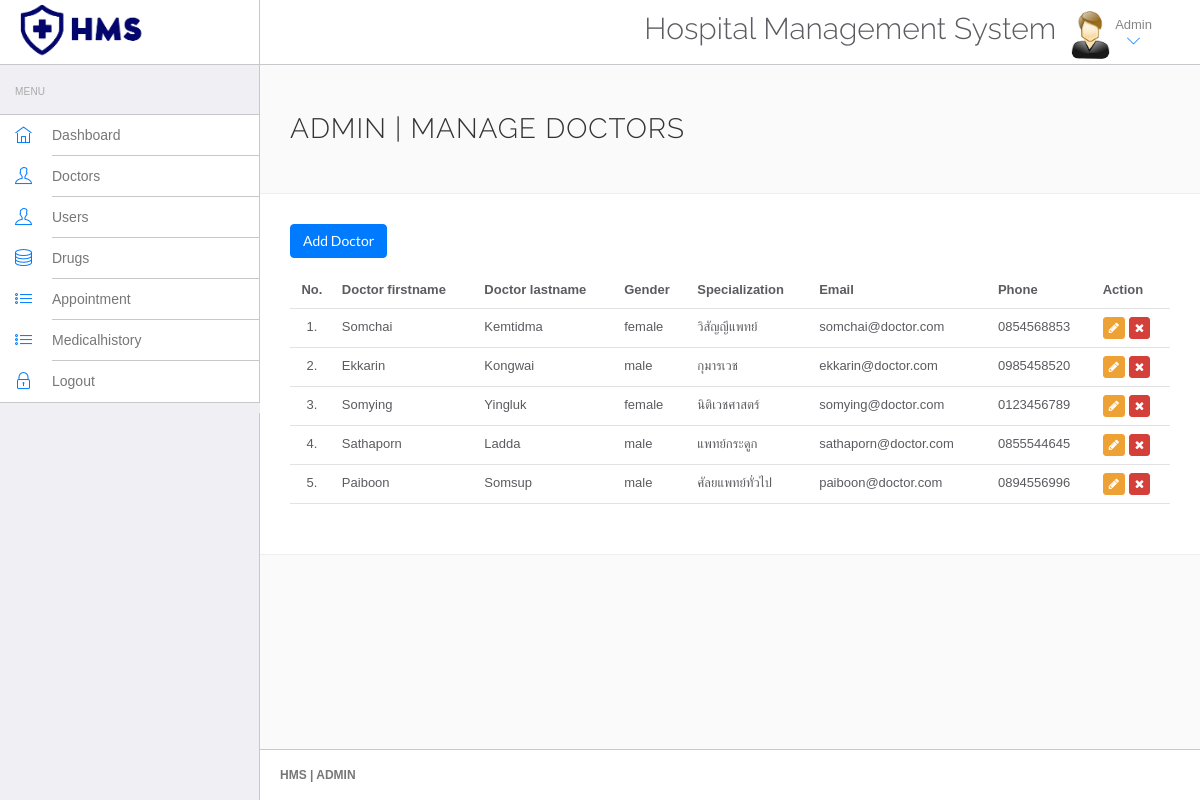
Page /admin/manage-doctor.php (signed in) on the committed database.
### tables this page shows
CREATE TABLE `doctors` (
  `id` int NOT NULL,
  `firstname` varchar(50) NOT NULL,
  `lastname` varchar(50) NOT NULL,
  `gender` varchar(20) NOT NULL,
  `specialization` varchar(100) NOT NULL,
  `phoneno` varchar(12) NOT NULL,
  `birthdate` date DEFAULT NULL,
  `address` varchar(255) NOT NULL,
  `email` varchar(100) NOT NULL,
  `password` varchar(255) NOT NULL
);

### admin/manage-doctor.php (the view, shortened to what this page needs)
<!DOCTYPE html>
<html lang="en">
<head>
    <link rel="stylesheet" href="vendor/bootstrap/css/bootstrap.min.css">
    <link rel="stylesheet" href="vendor/fontawesome/css/font-awesome.min.css">
    <link rel="stylesheet" href="vendor/themify-icons/themify-icons.min.css">
    <link href="vendor/animate.css/animate.min.css" rel="stylesheet" media="screen">
    <link href="vendor/perfect-scrollbar/perfect-scrollbar.min.css" rel="stylesheet" media="screen">
    <link href="vendor/switchery/switchery.min.css" rel="stylesheet" media="screen">
    <link href="vendor/bootstrap-touchspin/jquery.bootstrap-touchspin.min.css" rel="stylesheet" media="screen">
    <link href="vendor/select2/select2.min.css" rel="stylesheet" media="screen">
    <link href="vendor/bootstrap-datepicker/bootstrap-datepicker3.standalone.min.css" rel="stylesheet" media="screen">
    <link href="vendor/bootstrap-timepicker/bootstrap-timepicker.min.css" rel="stylesheet" media="screen">
    <link rel="stylesheet" href="assets/css/styles.css">
    <link rel="stylesheet" href="assets/css/plugins.css">
    <link rel="stylesheet" href="assets/css/themes/theme-1.css" id="skin_color" />
</head>
<body>
    <div id="app">
        <?php include('include/sidebar.php');?>
        <div class="app-content">
            <?php include('include/header.php');?>
            <div class="main-content">
                <div class="wrap-content container" id="container">
                    <section id="page-title">
                        <div class="row">
                            <div class="col-sm-8">
                                <h1 class="mainTitle">Admin | Manage Doctors</h1>
                            </div>
                        </div>
                    </section>
                    <div class="container-fluid container-fullw bg-white">
                        <div class="row">
                            <div class="col-md-12">
                                <h5 class="over-title margin-bottom-15"><a href="add-doctor.php" class="btn btn-primary">Add Doctor</a></h5>
                                <table class="table table-hover" id="sample-table-1">
                                    <thead>
                                        <tr>
                                            <th class="center">No.</th>
                                            <th class="hidden-xs">Doctor firstname</th>
                                            <th>Doctor lastname </th>
                                            <th>Gender</th>
                                            <th>Specialization</th>
                                            <th>Email</th>
                                            <th>Phone</th>
                                            <th>Action</th>
                                        </tr>
                                    </thead>
                                    <tbody>
                                        <?php
                                        include('../include/config.php');
											$sql=mysqli_query($conn,"SELECT * FROM doctors");
											$cnt=1;
											while($row=mysqli_fetch_array($sql))
											{
										?>
                                        <tr>
                                            <td class="center"><?php echo $cnt;?>.</td>
                                            <td><?php echo $row['firstname'];?></td>
                                            <td><?php echo $row['lastname'];?>
                                            <td><?php echo $row['gender'];?>
                                            <td><?php echo $row['specialization'];?>
                                            <td><?php echo $row['email'];?>
                                            <td><?php echo $row['phoneno'];?>
                                            </td>
                                            <td>
                                                <div class="visible-md visible-lg hidden-sm hidden-xs">
                                                    <a href="edit-doctor.php?id=<?php echo $row['id'];?>"
                                                        class="btn btn-warning btn-xs" tooltip-placement="top"
                                                        tooltip="Edit"><i class="fa fa-pencil"></i></a>
                                                    <a href="manage-doctor.php?id=<?php echo $row['id']?>&del=delete"
                                                        onClick="return confirm('Are you sure you want to delete?')"
                                                        class="btn btn-danger btn-xs tooltips"
                                                        tooltip-placement="top" tooltip="Remove"><i
                                                            class="fa fa-times fa fa-white"></i></a>
                                                </div>
                                            </td>
                                        </tr>
                                        <?php
                                            $cnt=$cnt+1;
										}?>
                                    </tbody>
                                </table>
                            </div>
                        </div>
                    </div>
                </div>
            </div>
        </div>
        <?php include('include/footer.php');?>
    </div>
</body>
</html>

### admin/assets/css/themes/theme-1.css (style rules this page uses)
body { background: #FAFAFA; }

### rows in the picture
doctors: firstname "Somchai", lastname "Kemtidma", gender "female", specialization "วิสัญญีแพทย์", email "somchai@doctor.com", phoneno "0854568853"
doctors: firstname "Ekkarin", lastname "Kongwai", gender "male", specialization "กุมารเวช", email "ekkarin@doctor.com", phoneno "0985458520"
doctors: firstname "Somying", lastname "Yingluk", gender "female", specialization "นิติเวชศาสตร์", email "somying@doctor.com", phoneno "0123456789"
doctors: firstname "Sathaporn", lastname "Ladda", gender "male", specialization "แพทย์กระดูก", email "sathaporn@doctor.com", phoneno "0855544645"
doctors: firstname "Paiboon", lastname "Somsup", gender "male", specialization "ศัลยแพทย์ทั่วไป", email "paiboon@doctor.com", phoneno "0894556996"
